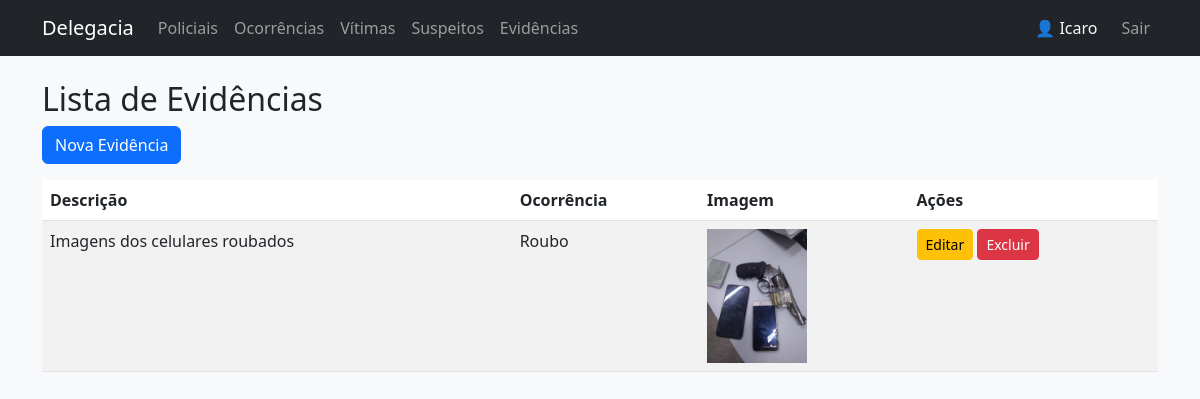
Screenshot of /evidencias/ (signed in) with the database file from the repository.
### core/models.py (models this page shows, shortened)
class Evidencia(models.Model):
    descricao = models.TextField()
    imagem = models.ImageField(upload_to='evidencias/', blank=True, null=True)
    ocorrencia = models.ForeignKey(Ocorrencia, on_delete=models.CASCADE, related_name='evidencias')

class Ocorrencia(models.Model):
    tipo = models.CharField(max_length=100)
    descricao = models.TextField()
    data = models.DateField()
    local = models.CharField(max_length=150)
    policial_responsavel = models.ForeignKey(Policial, on_delete=models.CASCADE)

### core/views.py (the view)
# urls.py: path('evidencias/', views.listar_evidencias, name='listar_evidencias'),
@login_required
def listar_evidencias(request):
    evidencias = Evidencia.objects.all()
    paginator = Paginator(evidencias, 5)
    page = request.GET.get('page')
    evidencias = paginator.get_page(page)
    return render(request, 'core/evidencia_list.html', {'evidencias': evidencias})

### core/templates/core/evidencia_list.html
{% extends 'core/base.html' %}
{% block content %}
<h2>Lista de Evidências</h2>
<a href="{% url 'criar_evidencia' %}" class="btn btn-primary mb-3">Nova Evidência</a>
<table class="table table-striped">
  <thead>
    <tr><th>Descrição</th><th>Ocorrência</th><th>Imagem</th><th>Ações</th></tr>
  </thead>
  <tbody>
    {% for e in evidencias %}
      <tr>
        <td>{{ e.descricao|truncatewords:10 }}</td>
        <td>{{ e.ocorrencia.tipo }}</td>
        <td>
          {% if e.imagem %}
            <img src="{{ e.imagem.url }}" width="100">
          {% else %}
            Sem imagem
          {% endif %}
        </td>
        <td>
          <a href="{% url 'editar_evidencia' e.id %}" class="btn btn-sm btn-warning">Editar</a>
          <a href="{% url 'excluir_evidencia' e.id %}" class="btn btn-sm btn-danger">Excluir</a>
        </td>
      </tr>
    {% empty %}
      <tr><td colspan="4">Nenhuma evidência registrada.</td></tr>
    {% endfor %}
  </tbody>
</table>
{% endblock %}

### core/templates/core/base.html (shortened to what this page needs)
<!DOCTYPE html>
<html lang="pt-br">
<head>
    <link rel="stylesheet" href="https://cdn.jsdelivr.net/npm/bootstrap@5.3.0/dist/css/bootstrap.min.css">
</head>
<body class="bg-light">
<nav class="navbar navbar-expand-lg navbar-dark bg-dark mb-4">
  <div class="container">
    <a class="navbar-brand" href="{% url 'home' %}">Delegacia</a>
    <div class="navbar-nav me-auto">
      {% if user.is_authenticated %}
        <a class="nav-link" href="{% url 'listar_policiais' %}">Policiais</a>
        <a class="nav-link" href="{% url 'listar_ocorrencias' %}">Ocorrências</a>
        <a class="nav-link" href="{% url 'listar_vitimas' %}">Vítimas</a>
        <a class="nav-link" href="{% url 'listar_suspeitos' %}">Suspeitos</a>
        <a class="nav-link" href="{% url 'listar_evidencias' %}">Evidências</a>
      {% endif %}
    </div>
    <div class="navbar-nav">
      {% if user.is_authenticated %}
        <span class="navbar-text text-light me-3">👤 {{ user.username }}</span>
        <a class="nav-link" href="{% url 'logout' %}">Sair</a>
      {% else %}
        <a class="nav-link" href="{% url 'login_usuario' %}">Entrar</a>
        <a class="nav-link" href="{% url 'registrar_usuario' %}">Registrar</a>
      {% endif %}
    </div>
  </div>
</nav>
<div class="container">
  {% block content %}{% endblock %}
</div>
</body>
</html>

### rows the page displays
Evidencia: descricao "Imagens dos celulares roubados", ocorrencia.tipo "Roubo", imagem (picture)

### other values shown
{{ user.username }} "Icaro"
